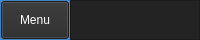
     <widget class="QFrame" name="Top_Bar">
      <property name="maximumSize">
       <size>
        <width>16777215</width>
        <height>40</height>
       </size>
      </property>
      <property name="styleSheet">
       <string notr="true">background-color: rgb(35, 35, 35);</string>
      </property>
      <property name="frameShape">
       <enum>QFrame::NoFrame</enum>
      </property>
      <property name="frameShadow">
       <enum>QFrame::Raised</enum>
      </property>
      <layout class="QHBoxLayout" name="horizontalLayout">
       <property name="spacing">
        <number>0</number>
       </property>
       <property name="leftMargin">
        <number>0</number>
       </property>
       <property name="topMargin">
        <number>0</number>
       </property>
       <property name="rightMargin">
        <number>0</number>
       </property>
       <property name="bottomMargin">
        <number>0</number>
       </property>
       <item>
        <widget class="QFrame" name="frame_toggle">
         <property name="maximumSize">
          <size>
           <width>70</width>
           <height>40</height>
          </size>
         </property>
         <property name="styleSheet">
          <string notr="true">background-color: rgb(85, 170, 255);</string>
         </property>
         <property name="frameShape">
          <enum>QFrame::StyledPanel</enum>
         </property>
         <property name="frameShadow">
          <enum>QFrame::Raised</enum>
         </property>
         <layout class="QVBoxLayout" name="verticalLayout_2">
          <property name="spacing">
           <number>0</number>
          </property>
          <property name="leftMargin">
           <number>0</number>
          </property>
          <property name="topMargin">
           <number>0</number>
          </property>
          <property name="rightMargin">
           <number>0</number>
          </property>
          <property name="bottomMargin">
           <number>0</number>
          </property>
          <item>
           <widget class="QPushButton" name="Btn_Toggle">
            <property name="sizePolicy">
             <sizepolicy hsizetype="Expanding" vsizetype="Expanding">
              <horstretch>0</horstretch>
              <verstretch>0</verstretch>
             </sizepolicy>
            </property>
            <property name="styleSheet">
             <string notr="true">color: rgb(255, 255, 255);
background-color:rgb(43, 43, 43)</string>
            </property>
            <property name="text">
             <string>Menu</string>
            </property>
           </widget>
          </item>
         </layout>
        </widget>
       </item>
       <item>
        <widget class="QFrame" name="frame_top">
         <property name="frameShape">
          <enum>QFrame::StyledPanel</enum>
         </property>
         <property name="frameShadow">
          <enum>QFrame::Raised</enum>
         </property>
         <widget class="QLabel" name="label_6">
          <property name="geometry">
           <rect>
            <x>570</x>
            <y>10</y>
            <width>401</width>
            <height>21</height>
           </rect>
          </property>
          <property name="font">
           <font>
            <family>Segoe UI</family>
            <pointsize>12</pointsize>
            <weight>75</weight>
            <bold>true</bold>
           </font>
          </property>
          <property name="styleSheet">
           <string notr="true">COLOR:WHITE;</string>
          </property>
          <property name="text">
           <string>SPEECH TRANSCRIPTION AND DIARIZATION</string>
          </property>
         </widget>
        </widget>
       </item>
      </layout>
     </widget>
